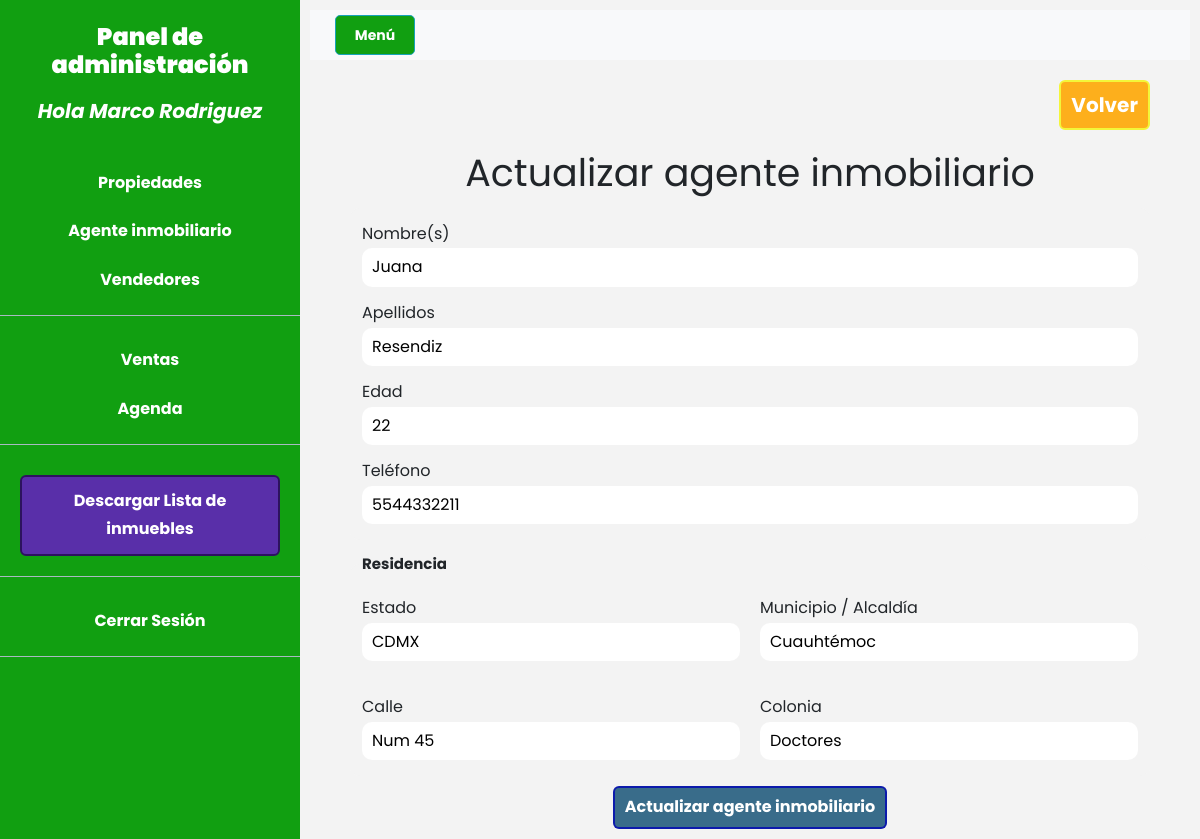
The app's page /admin/agentes/update?id=2 (signed in) with its own data.
### tables this page shows
CREATE TABLE `usuario` (
  `id` int NOT NULL AUTO_INCREMENT,
  `nombre` varchar(60) DEFAULT NULL,
  `apellido` varchar(60) DEFAULT NULL,
  `edad` varchar(2) DEFAULT NULL,
  `email` varchar(30) DEFAULT NULL,
  `password` varchar(60) DEFAULT NULL,
  `telefono` varchar(10) DEFAULT NULL,
  `nivel` varchar(1) DEFAULT NULL,
  `confirmado` tinyint DEFAULT NULL,
  `token` varchar(15) DEFAULT NULL,
  `idCreador` int DEFAULT '1',
  PRIMARY KEY (`id`)
);

CREATE TABLE `direccionusuario` (
  `id` int NOT NULL AUTO_INCREMENT,
  `estado` varchar(45) DEFAULT NULL,
  `municipioDelegacion` varchar(60) DEFAULT NULL,
  `calle` varchar(45) DEFAULT NULL,
  `colonia` varchar(30) DEFAULT NULL,
  PRIMARY KEY (`id`),
  CONSTRAINT `IdDireccionUsuario_FK` FOREIGN KEY (`id`) REFERENCES `usuario` (`id`)
);

### controllers/AgentController.php (called while the page is built, shortened)
<?php
class AgentController{
    public static function updateAgent(Router $router){
        $id = validarORedireccionar('/admin');
        $agente = Usuario::find($id);
        $direccion = DireccionUsuario::find($id);
        $erroresAgente= Usuario::getErrores();
        $erroresDireccion= DireccionUsuario::getErrores();
        $router->view('admin/agentes/update',[
            "agente"=>$agente,
            "erroresAgente"=>$erroresAgente,
            "direccion"=>$direccion,
            "erroresDireccion"=>$erroresDireccion,
        ]);
    }
}

### public/index.php (called while the page is built, shortened)
<?php
    $router = new Router();
    $router->get('/admin',[HouseController::class,'index']);
    $router->post('/admin',[HouseController::class,'index']);
    $router->get('/admin/propiedades/create',[HouseController::class,'createHouse']);
    $router->post('/admin/propiedades/create',[HouseController::class,'createHouse']);
    $router->get('/admin/propiedades/update',[HouseController::class,'updateHouse']);
    $router->post('/admin/propiedades/update',[HouseController::class,'updateHouse']);
    $router->post('/admin/propiedades/delete',[HouseController::class,'deleteHouse']);
    $router->post('/admin/propiedades/deleteFotos',[HouseController::class,'deleteFotos']);
    $router->get('/admin/propiedades/info',[HouseController::class,'infoHouse']);
    $router->get('/admin/propiedades/date',[HouseController::class,'dateHouse']);
    $router->post('/admin/propiedades/date',[HouseController::class,'dateHouse']);
    $router->get('/admin/propiedades/sell',[HouseController::class,'sellHouse']);
    $router->post('/admin/propiedades/sell',[HouseController::class,'sellHouse']);
    $router->get('/admin/agentes',[AgentController::class,'agents']);
    $router->get('/admin/agentes/create',[AgentController::class,'createAgent']);
    $router->post('/admin/agentes/create',[AgentController::class,'createAgent']);
    $router->get('/admin/agentes/update',[AgentController::class,'updateAgent']);
    $router->post('/admin/agentes/update',[AgentController::class,'updateAgent']);
    $router->post('/admin/agentes/delete',[AgentController::class,'deleteAgent']);
    $router->get('/admin/vendedores',[SellerController::class,'sellers']);
    $router->get('/admin/vendedores/create',[SellerController::class,'createSeller']);
    $router->post('/admin/vendedores/create',[SellerController::class,'createSeller']);
    $router->get('/admin/vendedores/update',[SellerController::class,'updateSeller']);
    $router->post('/admin/vendedores/update',[SellerController::class,'updateSeller']);
    $router->post('/admin/vendedores/delete',[SellerController::class,'deleteSeller']);
    $router->get('/admin/ventas',[AdminController::class,'money']);
    $router->get('/admin/agenda',[AdminController::class,'dates']);
    $router->post('/admin/agenda',[AdminController::class,'dates']);
    $router->get('/excel',[AdminController::class,'excel']);
    $router->get('/',[PaginasController::class,'index']);
    $router->get('/servicios',[PaginasController::class,'servicios']);
    $router->get('/casas',[PaginasController::class,'casas']);
    $router->get('/departamentos',[PaginasController::class,'departamentos']);
    $router->get('/terrenos',[PaginasController::class,'terrenos']);
    $router->get('/comercial',[PaginasController::class,'comercial']);
    $router->get('/blog',[PaginasController::class,'blog']);
    $router->get('/servicio',[PaginasController::class,'servicio']);
    $router->get('/entrada',[PaginasController::class,'entrada']);
    $router->get('/casa',[PaginasController::class,'infoPropiedad']);
    $router->get('/departamento',[PaginasController::class,'infoPropiedad']);
    $router->get('/terreno',[PaginasController::class,'infoPropiedad']);
    $router->get('/negocio',[PaginasController::class,'infoPropiedad']);
    $router->get('/contacto',[PaginasController::class,'contacto']);
    $router->post('/contacto',[PaginasController::class,'contacto']);
    $router->get('/login',[LoginController::class,'login']);
    $router->post('/login',[LoginController::class,'login']);
    $router->get('/crear',[LoginController::class,'crear']);
    $router->get('/logout',[LoginController::class,'logout']);
    $router->get('/olvide',[LoginController::class,'olvide']);
    $router->post('/olvide',[LoginController::class,'olvide']);
    $router->get('/recuperar',[LoginController::class,'recuperar']);
    $router->post('/recuperar',[LoginController::class,'recuperar']);
    $router->get('/confirmar-cuenta',[LoginController::class,'confirmar']);
    $router->comprobarRutas();

### includes/funciones.php (called while the page is built, shortened)
<?php
function s($html){
    $s=htmlspecialchars($html);
    return $s;
}
function validarORedireccionar(string $url){
    $id = $_GET['id'];
    $id=filter_var($id,FILTER_VALIDATE_INT);
    return $id;
}

### models/ActiveRecord.php (called while the page is built, shortened)
<?php
class activeRecord{
    protected static $db;
    protected static $tabla='';
    public static function setDB($database){
        self::$db=$database;
    }
    public static function find($id){
        $query = "SELECT * FROM ". static::$tabla ." WHERE id=${id}";
        $resultado=self::consultarSQL($query);
        return array_shift($resultado);
    }
    public static function consultarSQL($query){
        $resultado = self::$db->query($query);
        $array = [];
        while ($registro=$resultado->fetch_assoc()) {
            $array[]=static::crearObjeto($registro);
        }
        return $array;
    }
    protected static function crearObjeto($registro){
        $objeto = new static;
        foreach ($registro as $key => $value) {
            if(property_exists($objeto,$key)){
                $objeto->$key = $value;
            }
        }
        return $objeto;
    }
}

### views/admin/agentes/formulario.php (the view, shortened to what this page needs)
<fieldset class="dosColumnas">
    <div>
        <label for="nombre">Nombre(s)</label>
        <input
            type="text"
            placeholder="Tu nombre"
            id="nombre"
            name="agente[nombre]"
            value="<?php echo s($agente->nombre); ?>"
            >
    </div>
    <div>
        <label for="apellido">Apellidos</label>
        <input
            type="text"
            placeholder="apellidos"
            id="apellido"
            name="agente[apellido]"
            value="<?php echo s($agente->apellido); ?>"
            >
    </div>
    <div>
        <label for="edad">Edad</label>
        <input
            type="number"
            placeholder="ejem: 30"
            id="residencia"
            min="15"
            name="agente[edad]"
            value="<?php echo s($agente->edad); ?>"
            >
    </div>
    <div>
        <label for="telefono">Teléfono</label>
        <input
            type="number"
            placeholder="ejem: 5546782345"
            id="telefono"
            name="agente[telefono]"
            max="5599999999"
            min="5500000000"
            value="<?php echo s($agente->telefono); ?>"
            >
    </div>
</fieldset>
<fieldset class="dosColumnas">
    <legend>Residencia</legend>
    <div>
        <label for="estado">Estado</label>
        <input
            type="text"
            placeholder="Ej: CDMX"
            name="direccion[estado]"
            id="estado"
            value="<?php echo s($direccion->estado); ?>"
        >
    </div>
    <div>
        <label for="municipioDelegacion">Municipio / Alcaldía</label>
        <input
            type="text"
            placeholder="Ej: Iztacalco"
            name="direccion[municipioDelegacion]"
            id="municipioDelegacion"
            value="<?php echo s($direccion->municipioDelegacion); ?>"
        >
    </div>
    <div>
        <label for="calle">Calle</label>
        <input
            type="text"
            placeholder="Ej: Avenida Patria"
            name="direccion[calle]"
            id="calle"
            value="<?php echo s($direccion->calle); ?>"
            >
    </div>
    <div>
        <label for="colonia">Colonia</label>
        <input
            type="text"
            placeholder="Ej: Solidaridad"
            name="direccion[colonia]"
            id="colonia"
            value="<?php echo s($direccion->colonia); ?>"
            >
    </div>
</fieldset>

### public/build/css/app.css (style rules this page uses)
html { line-height:1.15;-webkit-text-size-adjust:100% }
body { margin:0 }
button,input,optgroup,select,textarea { font-family:inherit;font-size:100%;line-height:1.15;margin:0 }
button,input { overflow:visible }
fieldset { padding:.35em .75em .625em }
legend { box-sizing:border-box;color:inherit;display:table;max-width:100%;padding:0;white-space:normal }
html { font-size:62.5%;box-sizing:border-box }
*,:after,:before { box-sizing:inherit }
body { font-family:Poppins,sans-serif;font-size:1.6rem;line-height:1.8;background-color:#f3f3f3 }
.formulario .dosColumnas,.formulario fieldset { margin:1rem auto;background-color:#f3f3f3;display:flex;flex-direction:column;align-items:center;border-radius:1rem }
.formulario .dosColumnas legend,.formulario fieldset legend { font-weight:700 }
.formulario .dosColumnas div,.formulario fieldset div { width:100%;margin:.6rem auto;display:flex;flex-direction:column;justify-content:center }
.formulario .dosColumnas div input,.formulario fieldset div input { padding:1rem;border-radius:1rem;border:none }
.formulario .dosColumnas div input,.formulario .dosColumnas div label,.formulario fieldset div input,.formulario fieldset div label { width:100%;margin:auto }
@media (min-width:768px) { .formulario fieldset+.dosColumnas { display:grid;grid-template-columns:repeat(2,1fr);gap:2rem } }

### records on screen
usuario: nombre "Juana", apellido "Resendiz", edad "22", telefono "5544332211"
direccionusuario: estado "CDMX", municipioDelegacion "Cuauhtémoc", calle "Num 45", colonia "Doctores"

### other values on screen
$_SESSION['nombre'] "Marco Rodriguez"
